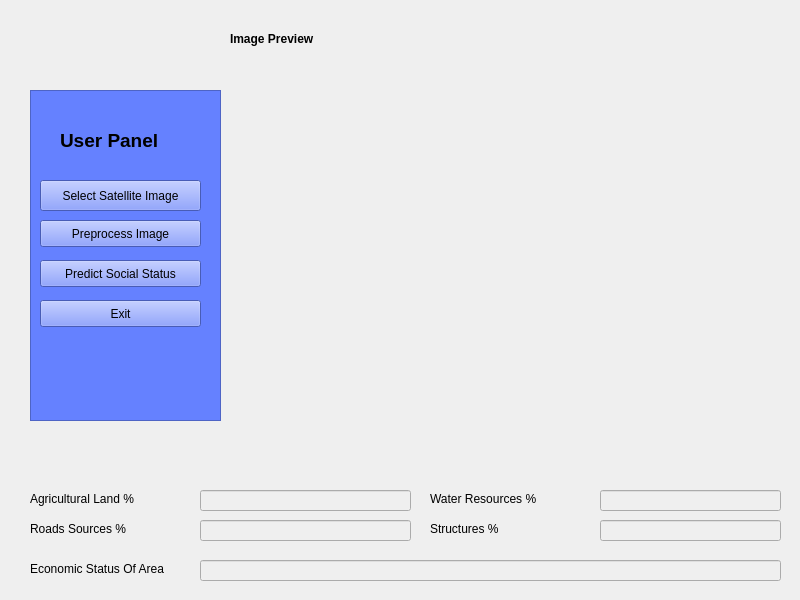
<?xml version="1.0" encoding="UTF-8"?>
<ui version="4.0">
 <class>MainWindow</class>
 <widget class="QMainWindow" name="MainWindow">
  <property name="geometry">
   <rect>
    <x>0</x>
    <y>0</y>
    <width>800</width>
    <height>600</height>
   </rect>
  </property>
  <property name="windowTitle">
   <string>MainWindow</string>
  </property>
  <widget class="QWidget" name="centralwidget">
   <widget class="QLineEdit" name="lineEdit_2">
    <property name="enabled">
     <bool>false</bool>
    </property>
    <property name="geometry">
     <rect>
      <x>200</x>
      <y>520</y>
      <width>211</width>
      <height>21</height>
     </rect>
    </property>
   </widget>
   <widget class="QLineEdit" name="lineEdit">
    <property name="enabled">
     <bool>false</bool>
    </property>
    <property name="geometry">
     <rect>
      <x>200</x>
      <y>490</y>
      <width>211</width>
      <height>21</height>
     </rect>
    </property>
   </widget>
   <widget class="QLabel" name="label_9">
    <property name="geometry">
     <rect>
      <x>30</x>
      <y>560</y>
      <width>181</width>
      <height>17</height>
     </rect>
    </property>
    <property name="text">
     <string>Economic Status Of Area</string>
    </property>
   </widget>
   <widget class="QLineEdit" name="lineEdit_4">
    <property name="enabled">
     <bool>false</bool>
    </property>
    <property name="geometry">
     <rect>
      <x>600</x>
      <y>490</y>
      <width>181</width>
      <height>21</height>
     </rect>
    </property>
   </widget>
   <widget class="QLabel" name="label_3">
    <property name="geometry">
     <rect>
      <x>30</x>
      <y>520</y>
      <width>151</width>
      <height>17</height>
     </rect>
    </property>
    <property name="text">
     <string>Roads Sources %</string>
    </property>
   </widget>
   <widget class="QFrame" name="frame">
    <property name="geometry">
     <rect>
      <x>30</x>
      <y>90</y>
      <width>191</width>
      <height>331</height>
     </rect>
    </property>
    <property name="styleSheet">
     <string notr="true">border-color: rgb(0, 0, 0);
background-color: rgb(101, 129, 255);</string>
    </property>
    <property name="frameShape">
     <enum>QFrame::StyledPanel</enum>
    </property>
    <property name="frameShadow">
     <enum>QFrame::Raised</enum>
    </property>
    <widget class="QPushButton" name="pushButton">
     <property name="geometry">
      <rect>
       <x>10</x>
       <y>90</y>
       <width>161</width>
       <height>31</height>
      </rect>
     </property>
     <property name="text">
      <string>Select Satellite Image</string>
     </property>
    </widget>
    <widget class="QLabel" name="label_4">
     <property name="geometry">
      <rect>
       <x>30</x>
       <y>30</y>
       <width>131</width>
       <height>41</height>
      </rect>
     </property>
     <property name="font">
      <font>
       <pointsize>14</pointsize>
       <weight>75</weight>
       <bold>true</bold>
      </font>
     </property>
     <property name="text">
      <string>User Panel</string>
     </property>
    </widget>
    <widget class="QPushButton" name="pushButton_5">
     <property name="geometry">
      <rect>
       <x>10</x>
       <y>210</y>
       <width>161</width>
       <height>27</height>
      </rect>
     </property>
     <property name="text">
      <string>Exit</string>
     </property>
    </widget>
    <widget class="QPushButton" name="pushButton_6">
     <property name="geometry">
      <rect>
       <x>10</x>
       <y>130</y>
       <width>161</width>
       <height>27</height>
      </rect>
     </property>
     <property name="text">
      <string>Preprocess Image</string>
     </property>
    </widget>
    <widget class="QPushButton" name="pushButton_7">
     <property name="geometry">
      <rect>
       <x>10</x>
       <y>170</y>
       <width>161</width>
       <height>27</height>
      </rect>
     </property>
     <property name="text">
      <string>Predict Social Status</string>
     </property>
    </widget>
   </widget>
   <widget class="QLineEdit" name="lineEdit_3">
    <property name="enabled">
     <bool>false</bool>
    </property>
    <property name="geometry">
     <rect>
      <x>600</x>
      <y>520</y>
      <width>181</width>
      <height>21</height>
     </rect>
    </property>
   </widget>
   <widget class="QLabel" name="label_7">
    <property name="geometry">
     <rect>
      <x>430</x>
      <y>490</y>
      <width>131</width>
      <height>17</height>
     </rect>
    </property>
    <property name="text">
     <string>Water Resources %</string>
    </property>
   </widget>
   <widget class="QLabel" name="label_2">
    <property name="geometry">
     <rect>
      <x>30</x>
      <y>490</y>
      <width>151</width>
      <height>17</height>
     </rect>
    </property>
    <property name="text">
     <string>Agricultural Land %</string>
    </property>
   </widget>
   <widget class="QLabel" name="label">
    <property name="geometry">
     <rect>
      <x>230</x>
      <y>30</y>
      <width>131</width>
      <height>17</height>
     </rect>
    </property>
    <property name="font">
     <font>
      <weight>75</weight>
      <bold>true</bold>
     </font>
    </property>
    <property name="text">
     <string>Image Preview</string>
    </property>
   </widget>
   <widget class="QLabel" name="label_5">
    <property name="geometry">
     <rect>
      <x>240</x>
      <y>60</y>
      <width>531</width>
      <height>381</height>
     </rect>
    </property>
    <property name="text">
     <string/>
    </property>
   </widget>
   <widget class="QLineEdit" name="lineEdit_6">
    <property name="enabled">
     <bool>false</bool>
    </property>
    <property name="geometry">
     <rect>
      <x>200</x>
      <y>560</y>
      <width>581</width>
      <height>21</height>
     </rect>
    </property>
   </widget>
   <widget class="QLabel" name="label_6">
    <property name="geometry">
     <rect>
      <x>430</x>
      <y>520</y>
      <width>131</width>
      <height>17</height>
     </rect>
    </property>
    <property name="text">
     <string>Structures %</string>
    </property>
   </widget>
  </widget>
 </widget>
 <resources/>
 <connections/>
</ui>
